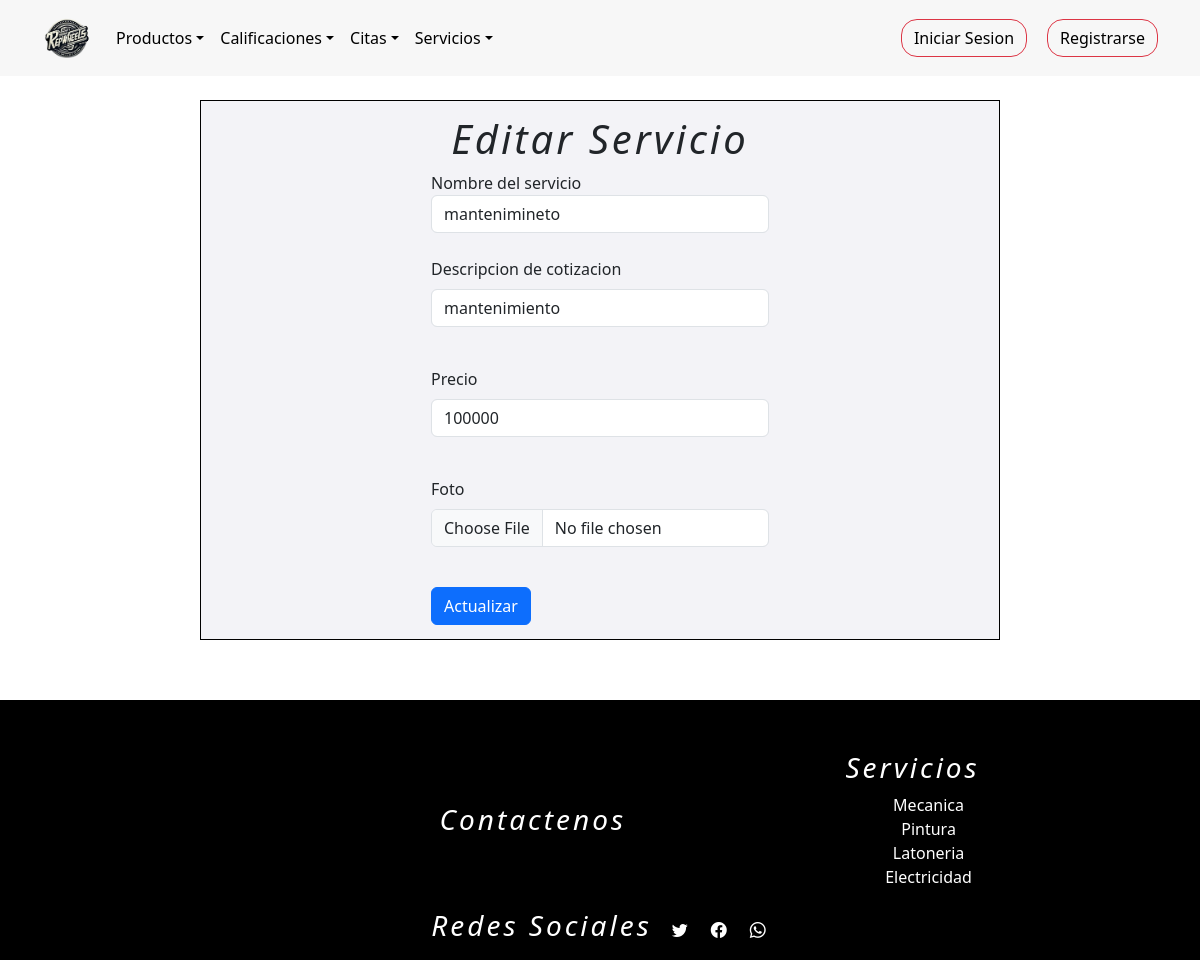
Screenshot of /servicioEditar/1 with the database file from the repository.
### tienda/models.py (models this page shows, shortened)
class Servicios(models.Model):
    nombre=models.CharField(max_length=254)
    descripcion_servicio = models.TextField()
    foto = models.ImageField(upload_to="media/", default="media/servicio.jpg")
    precio = models.IntegerField(null=False,blank=False,default=100000)

### tienda/views.py (the view)
# urls.py: path("servicioEditar/<int:id>",views.servicio_form_editar,name="servicioEditar"),
def servicio_form_editar(request,id):
    s = Servicios.objects.get(pk=id)
    context = {"data": s}
    return render(request,'tienda/servicios/editarServicio.html',context)

### tienda/templates/tienda/servicios/editarServicio.html (shortened to what this page needs)
{% extends 'tienda/base2.html' %}
{% load static %}
{% block contenedor %}
<main>
  <form class="form1"  action="{% url 'servicioActualizar' %}"  method="post" enctype="multipart/form-data">
    <h1 style="text-align: center;">Editar Servicio</h1>
    <div class="form-row">
      <div class="form-group col-md-12">
        <label for="inputPassword4">Nombre del servicio</label>
        <input type="Text" class="form-control" id="NombreC" placeholder="NombreC" value="{{ data.nombre }}" name="nombre">
      </div>
      <br>
      <div class="mb-3">
        <label for="descripcion" class="form-label">Descripcion de cotizacion</label>
        <input type="text" class="form-control" id="descripcion" placeholder="descripcion" value="{{ data.descripcion_servicio }}" name="descripcion_servicio">
      </div>
      <br>
      <div class="mb-3">
        <label for="descripcion" class="form-label">Precio</label>
        <input type="number" class="form-control" id="descripcion" placeholder="precio" name="precio" value="{{ data.precio }}">
      </div>
      <br>
      <div class="mb-3">
        <label for="Foto" class="form-label">Foto</label>
        <input class="form-control" type="file" name="foto_new" placeholder="foto" value="{{ data.foto }}"><br>
      </div>
      <button type="submit" class="btn btn-primary">Actualizar</button>
    </div>
  </form>
</main>
{% endblock %}

### tienda/static/tienda/css/registrarPr.css (style rules this page uses)
main { display: flex; justify-content: space-around; height: 100%; padding: 5%; }
.form1 { margin-top: 40px ; height: 540px; width: 800px; display: flex; flex-direction: column; justify-content: center; align-items: center; background-color: #f3f3f7; border: black 1px solid; }
footer h3,h1 { text-align: center; font-style: italic; letter-spacing: 3px; }

### rows the page displays
Servicios: nombre "mantenimineto", descripcion_servicio "mantenimiento", precio "100000"
